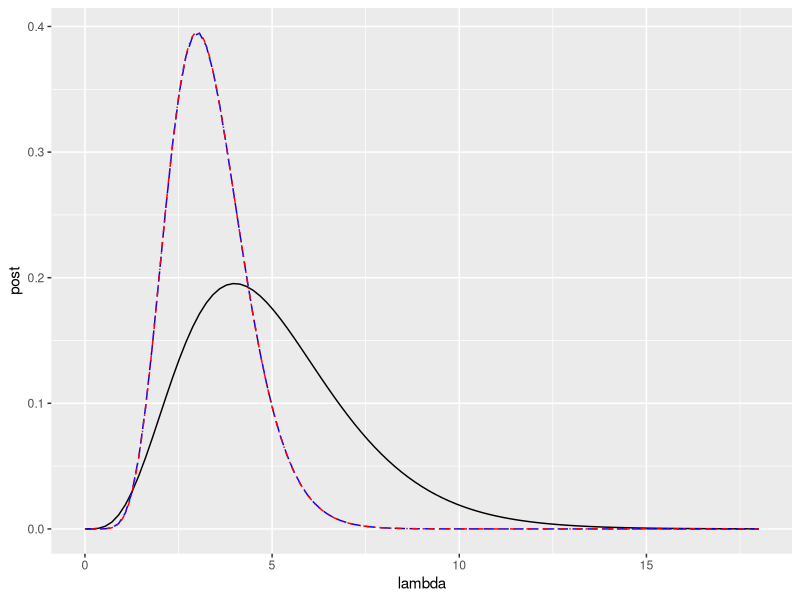

Here is the R script that generated this plot:
library(tidyverse)

# Waiting times are modeled as an exponential RV with parameter lambda.

get_prior <- function(lambda) {
  lambda^4 * exp(-lambda) / factorial(4)
}

get_posterior <- function(lambda) {
  3^10 * lambda^9 * exp(-3*lambda) / factorial(9)
}

dlambda <- 0.01
data <- c(0.23,0.8,0.12,0.35,0.5)
df <- tibble(
  lambda = seq(from=0,to=18, by=dlambda),
  prior = get_prior(lambda),
  likelihood = map_dbl(lambda, function(element) {
    dexp(data, rate=element) %>% prod()
    }),
  num = prior*likelihood,
  post = num/sum(num*dlambda)
)

#visualize the prior
df %>% ggplot(aes(x=lambda)) +
  stat_function(fun=get_prior) +
  stat_function(fun=get_posterior, color="blue", linetype=5) +
  geom_line(aes(y=post), colour="red", linetype=4)
